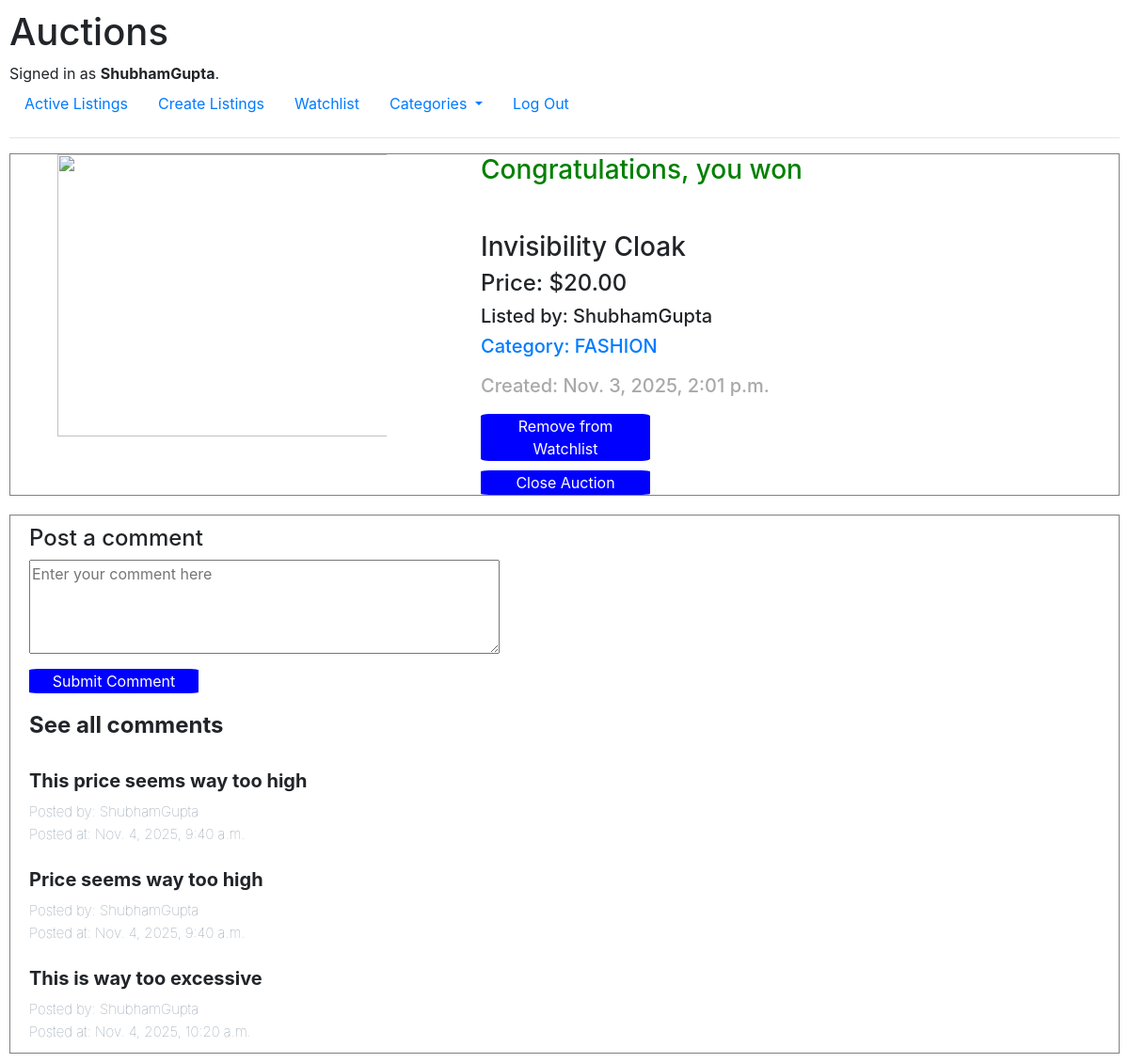
The app's page /listing/1 (signed in) with its own data.
### auctions/models.py (models this page shows, shortened)
class User(AbstractUser):
    watchlist = models.ManyToManyField('Listing', blank=True, related_name="watchers")

class Listing(models.Model):
    title = models.CharField(max_length=512)
    description = models.TextField() ##textfield for inlmiited length
    min_bid = models.DecimalField(max_digits=10, decimal_places=2)
    current_price = models.DecimalField(max_digits=10, decimal_places=2, null = True, blank = True)
    listed_by = models.ForeignKey(User, on_delete=models.CASCADE, related_name="listers") ##relates to the user table/object
    category = models.CharField(max_length=20, choices= CATEGORY_CHOICES, default='FASHION') ##can only take values from the given choices
    image_url = models.URLField(max_length=2048, blank=True, null=True)
    created_at = models.DateTimeField(auto_now_add=True)  # Set once
    updated_at = models.DateTimeField(auto_now=True)      # Updates every save
    status = models.CharField(max_length=20, choices=STATUS, default='ACTIVE')
    winner = models.ForeignKey(User, on_delete=models.CASCADE, related_name="winner", blank=True, null=True)
    def __str__(self):
        return f"title: {self.title} , details: {self.description} , min_bid: {self.min_bid}, listed_by: {self.listed_by}, category: {self.category}"

class Comment(models.Model):
    listing = models.ForeignKey(Listing, on_delete=models.CASCADE, related_name="commentListings")
    comment_user = models.ForeignKey(User, on_delete=models.CASCADE, related_name="commenter")
    comment = models.TextField() ##textfield for inlmiited length
    bid_created_date = models.DateTimeField(auto_now_add=True)
    bid_updated_date = models.DateTimeField(auto_now=True, null=True)

### auctions/views.py (the view)
# urls.py: path("listing/<int:listing_id>", views.listing, name = "listingpage"),
def listing(request, listing_id):
    count_bids = Bid.objects.filter(listing=Listing.objects.get(id=listing_id)).count()
    if request.method == "GET":
        listing_temp = Listing.objects.get(id = listing_id)
        all_comments = Comment.objects.filter(listing = listing_temp)
        print(listing_temp)
        return render(request, "auctions/listing.html" , {
            "listing": listing_temp,
            "count_bids": count_bids,
            "comments": all_comments,
            "cats": CATEGORY_CHOICES
        })

### auctions/templates/auctions/listing.html (shortened to what this page needs)
{% extends "auctions/layout.html" %}
{% block body %}
    <div id="listing">
        <img src="{{ listing.image_url }}" height = 300px width="400px">
        <div id = "details">
            {% if user == listing.winner %}
                <h3 style = "color: green">Congratulations, you won</h3>
            {% endif %}
            <h3 id = "title">{{ listing.title }}</h3>
            <h4 id = "price">Price: ${{ listing.min_bid }}</h4>
            <h5 id = "listedby">Listed by: {{ listing.listed_by }}</h5>
            <h5 id = "category"> <a href="{% url 'categorypage'  listing.category  %}">  Category: {{ listing.category }} </a></h5>
            <h5 id = "date">Created: {{ listing.created_at }}</h5>
            {% if user.is_authenticated %}
                {% if listing not in user.watchlist.all %}
                    <form action="{% url 'add_to_watchlist' %}" method = "POST">
                        {% csrf_token %}
                        <input type = "hidden" name="listing_ID" value = "{{ listing.id }}">
                        <button type="submit" id="addWatchlist">Add to Watchlist</button>
                    </form>
                {% else %}
                    <form action="{% url 'remove_from_watchlist' %}" method = "POST">
                        <button type="submit" id="removeWatchlist">Remove from Watchlist</button>
                    </form>
                {% endif %}
            {% endif %}
        {% if user == listing.listed_by %}
            <form action = "{% url 'closeAuction' %}" method ="POST">
                <button type="submit" id="closeAuction">Close Auction</button>
            </form>
        {% endif %}
        </div>
    </div>
    {% if user.is_authenticated %}
        <div id ="comment">
            <h4> Post a comment </h4>
            <form action="{% url 'commentpage' %}" method = "POST">
                <textarea name = "new_comment" placeholder="Enter your comment here" required style="width: 500px; height: 100px;"></textarea>
                <br>
                <button id = "submit_comment" type ="submit"> Submit Comment </button>
            </form>
            {% if comments %}
            <h4 id="seeall"> See all comments </h4>
            {% for comment in comments %}
            <br>
            <div name = "comment_actual">
                <h6 id = "comment_details"> {{ comment.comment }}</h6>
                <h7 id = "postedby">Posted by: {{ comment.comment_user.username }}</h7>
                <br>
                <h7 id = "postdate">Posted at: {{ comment.bid_created_date }}</h7>
            </div>
            {% endfor %}
            {% endif %}
        </div>
    {% else %}
    <h1></h1>
    {% endif %}
{% endblock %}

### auctions/templates/auctions/layout.html (shortened to what this page needs)
{% load static %}
<!DOCTYPE html>
<html lang="en">
    <head>
        <link rel="stylesheet" href="https://stackpath.bootstrapcdn.com/bootstrap/4.4.1/css/bootstrap.min.css">
        <link href="{% static 'auctions/styles.css' %}" rel="stylesheet">
    </head>
    <body>
        <h1>Auctions</h1>
        <div>
            {% if user.is_authenticated %}
                Signed in as <strong>{{ user.username }}</strong>.
            {% else %}
                Not signed in.
            {% endif %}
        </div>
        <ul class="nav">
            <li class="nav-item">
                <a class="nav-link" href="{% url 'index' %}">Active Listings</a>
            </li>
            {% if user.is_authenticated %}
                <li class="nav-item">
                    <a class="nav-link" href="{% url 'create' %}">Create Listings</a>
                </li>
                <li class="nav-item">
                    <a class="nav-link" href="{% url 'watchlist' %}">Watchlist</a>
                </li>
                <li class="nav-item dropdown">
                    <a class="nav-link dropdown-toggle" href="#" id="categoriesDropdown" role="button" data-toggle="dropdown" aria-expanded="false">
                        Categories
                    </a>
                </li>
                <li class="nav-item">
                    <a class="nav-link" href="{% url 'logout' %}">Log Out</a>
                </li>
            {% endif %}
        </ul>
        <hr>
        {% block body %}
        {% endblock %}
    </body>
</html>

### auctions/static/auctions/styles.css (style rules this page uses)
body { padding: 10px; }

### auctions/templates/auctions/listing.html (style rules this page uses)
#listing { display: flex; border: 1px solid gray; gap: 100px; }
img { padding-left: 50px; }
#date { color: darkgray; padding-top: 10px; }
#title { padding-top: 40px; }
#bid, #comment { border: 1px solid gray; margin-top: 20px; padding-left: 20px; padding-bottom: 10px; padding-top: 10px; }
#place_bid , #submit_comment, #addWatchlist, #removeWatchlist, #closeAuction { margin-top: 10px; border: none; color: white; background-color: blue; border-radius: 5%; width: 180px; }
#seeall { margin-top: 20px; font-weight: bold; }
#comment_details { font-weight: bolder; font-size: 20px; }
#postedby, #postdate { font-weight: lighter; color: lightslategray; font-size: 15px; }

### records on screen
User: username "ShubhamGupta"
Listing: title "Invisibility Cloak", min_bid "20.00", listed_by "ShubhamGupta", category "FASHION", created_at "Nov. 3, 2025, 2:01 p.m."
Comment: comment "This price seems way too high", comment_user.username "ShubhamGupta", bid_created_date "Nov. 4, 2025, 9:40 a.m."
Comment: comment "Price seems way too high", comment_user.username "ShubhamGupta", bid_created_date "Nov. 4, 2025, 9:40 a.m."
Comment: comment "This is way too excessive", comment_user.username "ShubhamGupta", bid_created_date "Nov. 4, 2025, 10:20 a.m."
